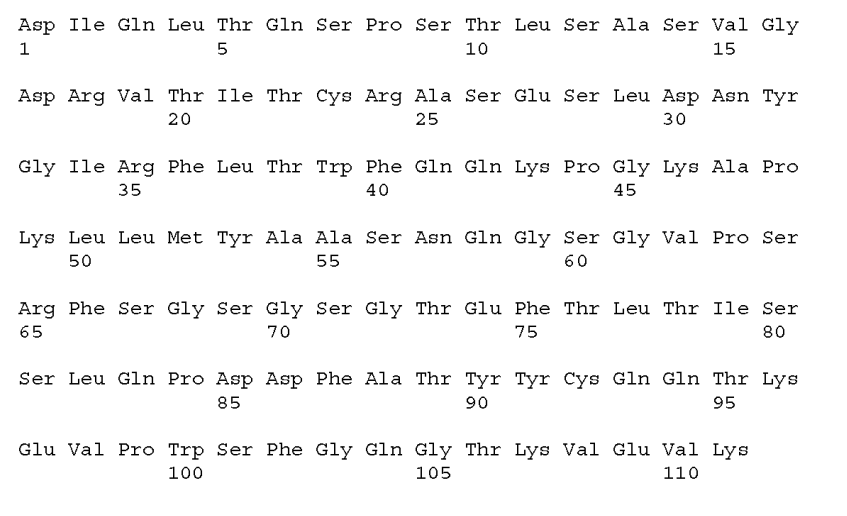
#> input picture images/Example_Seq1.png, 1694 x 1032 px, found by its file name (shown at 1/2 size)
$ jupyter execute --allow-errors PatentSeq.ipynb
#> lines starting #> are read from the running program, lines starting #| are printed output that depends on the picture; after the words box and inside, x2 and y2 are one past the last pixel; in counts of white or black regions, pixels touching at a corner belong together
# PatentSeq

# Background & Description

An easy-to-use script that converts **image-based protein sequences** in patents to 3-letter coded or 1-letter coded **fasta** format.

A large portion of sequences provided in pdf patents are embedded as images, or in an user-unfriendly format difficult for copying/paste. It generally requires much manual work to convert these seqs into fasta. With this script, you can simply take a snapshot of any protein sequences from patents, run it and get your sequence in 3-letter coded and 1-letter coded **fasta** format.

# Dependencies

Install the following modules before running the script:
1. Pillow
2. Pytesseract
3. Biopython

# Increase Accuracy of Tesseract

## Train using your font
To increase accuracy of tesseract, try training it using your font file. Follow these simple steps to perform basic training:

1. Go to [trainyourtesseract](http://trainyourtesseract.com/) website, submit font file in OTF or TFF
2. Once you receive a `traineddata` file, drag it to the `tessdata` folder.

  An example of `traineddata` for "courier" font is provided here.

3. To verify that you placed the `traineddata` in the right place, in Terminal, type:
```
tesseract   --list-langs
```
   You should be able to see your new file there.

4. In python script, invoke the new font with:
```python
pyt.image_to_string(img, lang="font") #single font
pyt.image_to_string(img, lang="font1+font2") #mulitple fonts
```

## Adjust Image-Processing Parameters
1. apply thresholds
2. adjust image size

# Examples of Usage
Example sequence can be found in the images folder. For details see Jupyter Notebook

*Source:*
- *Example 1: Patent US20170114146A1, Seq #29*
- *Example 2: Patent US20190183931A1, Seq #21*

# Code

[cell 1]
from PIL import Image
from IPython.display import display
import pytesseract as pyt
import Bio.SeqUtils as su


def PatentSeq(image):
    """
    takes an image file and parse it with pyTesseract
    :param image
            an image file
    :return: tuple
            A tuple of sequences from image: (sequence as string, 1-letter coded, 3-letter coded)
    """
#> called with image = 'Example_Seq1.png'
    image=Image.open(image)
#> image is the input picture: PIL image 1694x1032 RGBA; mean R, G, B, A 245.9, 245.9, 245.9, 255
    image=image.resize((int(image.size[0]*1.5), int(image.size[1]*1.5)))
#> image: PIL image 2541x1548 RGBA
    thresh = 190
    fn = lambda x : 255 if x > thresh else 0
    image = image.convert('L').point(fn, mode='1')
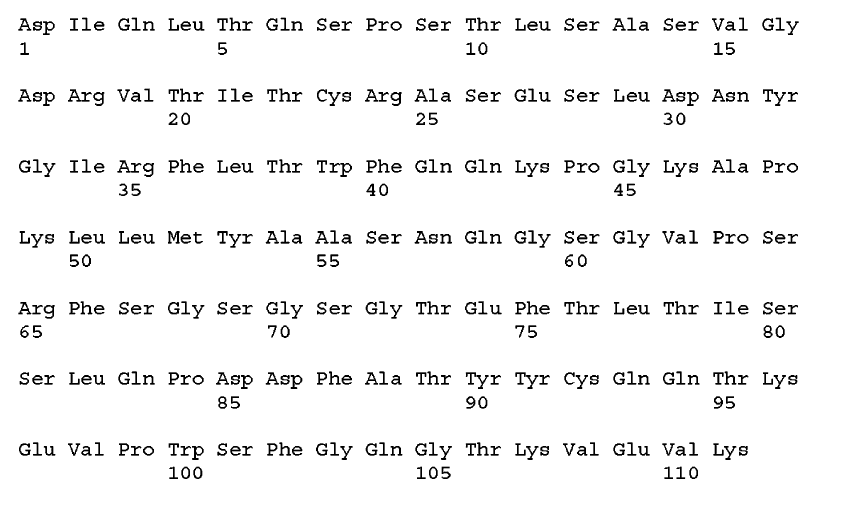
#> image: PIL image 2541x1548 1 (shown at 1/3 size); 95.5% white; 380 black regions, largest, box (x1, y1, x2, y2) and area: (504, 693, 539, 731) 724, (1172, 276, 1205, 318) 659, (280, 276, 313, 318) 632

    display(image)
    seq_str=pyt.image_to_string(image, config="-c preserve_interword_spaces=1 --psm 6 --oem 1",
                                lang="courier+eng")

    lst=[]
    for i in seq_str.split():
        if i.isalpha():
            lst.append(i)

    seq3="".join(lst)
    seq1=su.seq1(seq3)


    if "X" in seq1 and "X" in seq3:
        print("***************************************************************")
        print("*       Unable to resolve one or more residues                *")
        print("***************************************************************")
        seq_str=""
        seq1, seq3=[], []
    elif "X" in seq1:
        print("***************************************************************")
        print("*     WARNING! Ambiguous residue X found in 1-letter code     *")
        print("***************************************************************")
        seq1, seq3=[], []
    else:
        print("***************************************************************")
        print("*            Result (double check to verify)                  *")
        print("***************************************************************")

    return (seq_str, seq1, seq3)


$ run again, with images/Example_Seq2.png copied over images/Example_Seq1.png
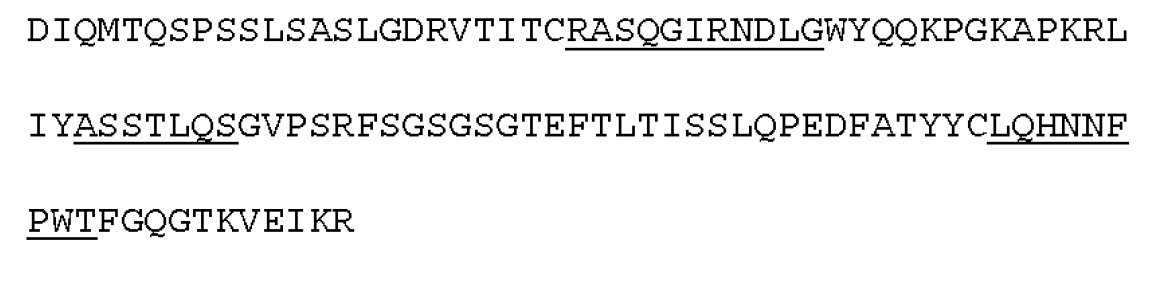
#> input picture images/Example_Seq2.png, 1160 x 288 px, found by its file name
#> in PatentSeq, image is the input picture: PIL image 1160x288 RGBA; mean R, G, B, A 239.6, 239.6, 239.6, 255
#> in PatentSeq, `image=image.resize((int(image.size[0]*1.5), int(image.size[1]*1.5)))`:
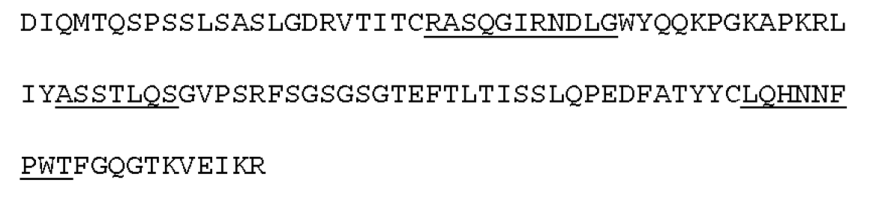
#> image: PIL image 1740x432 RGBA (shown at 1/2 size); mean R, G, B, A 239.6, 239.6, 239.6, 255
#> in PatentSeq, `image = image.convert('L').point(fn, mode='1')`:
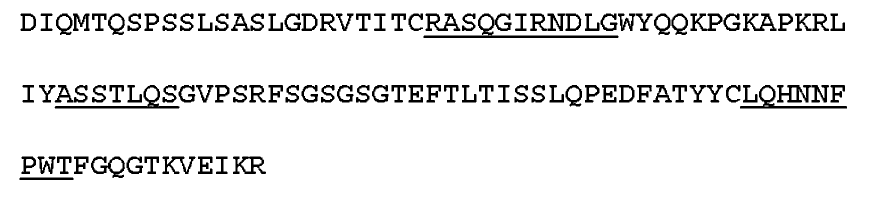
#> image: PIL image 1740x432 1 (shown at 1/2 size); 92.4% white; 102 black regions, largest, box (x1, y1, x2, y2) and area: (847, 27, 1237, 76) 2516, (109, 170, 359, 217) 1787, (1480, 170, 1694, 217) 1615
